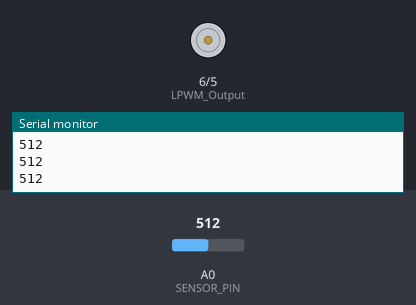
Recording of a sketch running on a simulated Arduino Uno, built with avr-gcc and run on an emulated ATmega328P. Shown: motor-driver pin pairs drawn as motors (green arrow = first pin HIGH = forward, orange = second pin HIGH = backward, longer = more drive), the last lines printed to the serial monitor. The inputs (shaded band) are chosen by the test bench; at power-on: A0 (SENSOR_PIN) = 512.

Above: at 1.2 s.
1.3 s: A0 (SENSOR_PIN) set to 716
At 2.5 s:
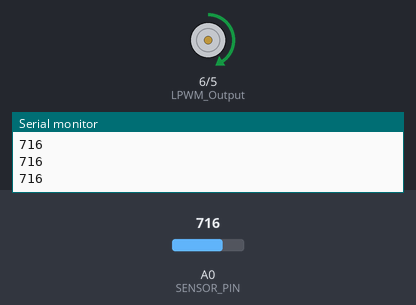
2.8 s: A0 (SENSOR_PIN) set to 900
At 3.4 s:
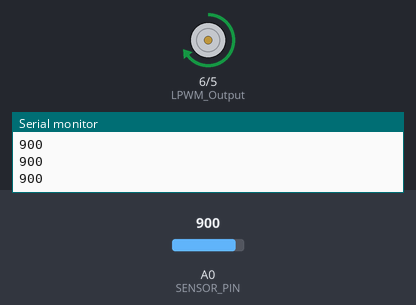
4.3 s: A0 (SENSOR_PIN) set to 502
At 4.7 s:
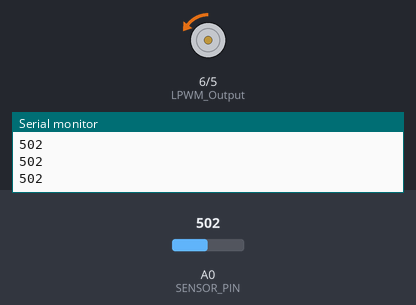
5.8 s: A0 (SENSOR_PIN) set to 522
At 6.8 s:
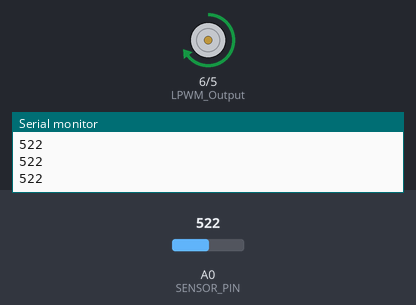
7.3 s: A0 (SENSOR_PIN) set to 306
At 8.1 s:
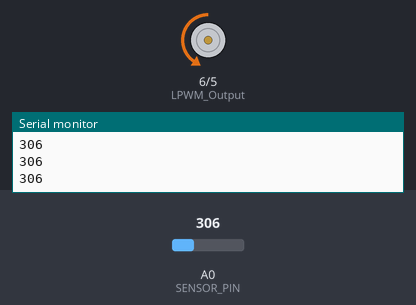
8.8 s: A0 (SENSOR_PIN) set to 122
At 9.4 s:
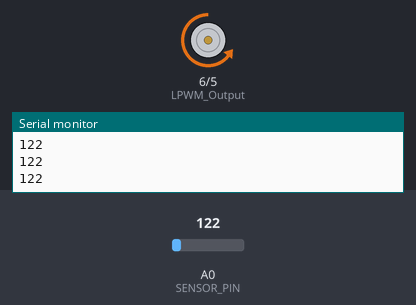
Timing chart, 0 to 11.3 s (numbered marks = the images above; inputs shaded):
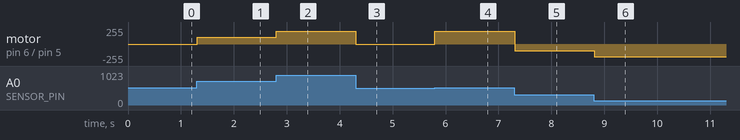

Measured:
- after the input at 1.3 s, motor on pin 6 (LPWM_Output) / pin 5 (RPWM_Output): stopped → forward 102/255 at once
- after the input at 2.8 s, motor on pin 6 (LPWM_Output) / pin 5 (RPWM_Output): forward 102/255 → forward 194/255 at once
- after the input at 4.3 s, motor on pin 6 (LPWM_Output) / pin 5 (RPWM_Output): forward 194/255 → backward 4/255 at once
- after the input at 5.8 s, motor on pin 6 (LPWM_Output) / pin 5 (RPWM_Output): backward 4/255 → forward 194/255 at once
- after the input at 7.3 s, motor on pin 6 (LPWM_Output) / pin 5 (RPWM_Output): forward 194/255 → backward 102/255 at once
- after the input at 8.8 s, motor on pin 6 (LPWM_Output) / pin 5 (RPWM_Output): backward 102/255 → backward 194/255 at once

The sketch:

BTS7960_Test.ino
```cpp
int SENSOR_PIN = 0; // center pin of the potentiometer
int RPWM_Output = 5; // Arduino PWM output pin 5; connect to IBT-2 pin 1 (RPWM)
int LPWM_Output = 6; // Arduino PWM output pin 6; connect to IBT-2 pin 2 (LPWM)
void setup()
{
 pinMode(RPWM_Output, OUTPUT);
 pinMode(LPWM_Output, OUTPUT);
 Serial.begin(19200);
}
void loop()
{
 int sensorValue = analogRead(SENSOR_PIN);
 Serial.println(sensorValue);
 // sensor value is in the range 0 to 1023
 // the lower half of it we use for reverse rotation; the upper half for forward

 if (sensorValue < 512)
 {
 // reverse rotation
 int reversePWM = -(sensorValue - 511) / 2;
 analogWrite(LPWM_Output, 0);
 analogWrite(RPWM_Output, reversePWM);
 }
 else
 {
 // forward rotation
 int forwardPWM = (sensorValue - 512) / 2;
 analogWrite(LPWM_Output, forwardPWM);
 analogWrite(RPWM_Output, 0);
 }
 delay(10);
}
```
